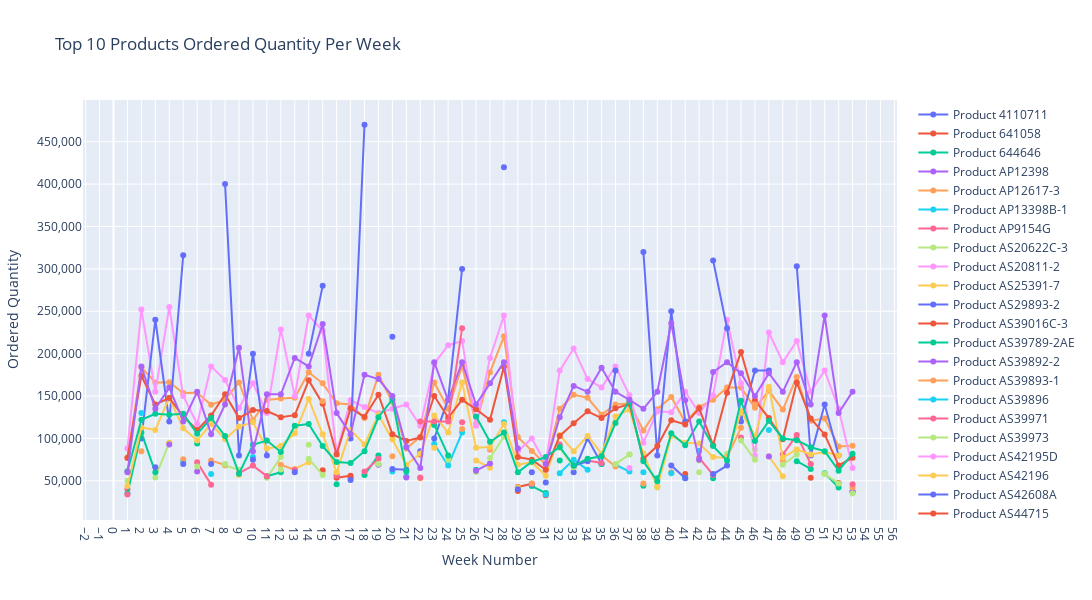

Write notebook code for a chart like this one.
### Code cell
weekly_data = unique_products.groupby(['Week Number', 'Product Number'])['Ordered Quantity'].sum().reset_index()

# Sort the data within each week by Ordered Quantity
weekly_data_sorted = weekly_data.sort_values(['Week Number', 'Ordered Quantity'], ascending=[True, False])

# Get the top 10 products per week
top_10_per_week = weekly_data_sorted.groupby('Week Number').head(10)

# Pivot the data to get Week Number on the x-axis and Ordered Quantity on the y-axis
pivot_data = top_10_per_week.pivot(index='Week Number', columns='Product Number', values='Ordered Quantity')


import plotly.graph_objects as go

# Initialize the figure
fig = go.Figure()

# Loop through each product number and plot the data
for product in pivot_data.columns:
    fig.add_trace(go.Scatter(
        x=pivot_data.index,
        y=pivot_data[product],
        mode='lines+markers',
        name=f'Product {product}'
    ))

# Update layout
fig.update_layout(
    title='Top 10 Products Ordered Quantity Per Week',
    xaxis_title='Week Number',
    yaxis_title='Ordered Quantity',
    xaxis=dict(tickmode='linear', tick0=1, dtick=1),  # Display ticks for each week number
    yaxis=dict(tickformat=','),
    height=600,
    width=1200
)

# Show the plot
fig.show()

### Figure 1 — Plotly figure (JSON) as saved in the notebook; plotly's stock layout.template omitted (floating-point values rounded to 4 significant figures)
{"data": [{"mode": "lines+markers", "name": "Product 4110711", "type": "scatter", "x": [1, 2, 3, 4, 5, 6, 7, 8, 9, 10, 11, 12, 13, 14, 15, 16, 17, 18, 19, 20, 21, 22, 23, 24, 25, 26, 27, 28, 29, 30, 31, 32, 33, 34, 35, 36, 37, 38, 39, 40, 41, 42, 43, 44, 45, 46, 47, 48, 49, 50, 51, 52, 53], "y": [null, null, null, null, null, null, null, null, null, null, null, null, null, null, null, null, null, null, null, null, null, 84900, null, null, null, null, null, null, null, null, null, null, null, null, null, null, null, null, null, null, null, null, null, null, null, null, null, null, null, null, null, null, null]}, {"mode": "lines+markers", "name": "Product 641058", "type": "scatter", "x": [1, 2, 3, 4, 5, 6, 7, 8, 9, 10, 11, 12, 13, 14, 15, 16, 17, 18, 19, 20, 21, 22, 23, 24, 25, 26, 27, 28, 29, 30, 31, 32, 33, 34, 35, 36, 37, 38, 39, 40, 41, 42, 43, 44, 45, 46, 47, 48, 49, 50, 51, 52, 53], "y": [null, null, null, null, null, null, null, null, null, null, null, null, null, null, null, 53633, 56089, null, null, null, null, null, null, null, null, null, null, null, 42669, 46615, null, null, null, null, null, null, null, null, null, null, 58211, null, null, null, null, null, null, null, null, 53549, null, 47506, null]}, {"mode": "lines+markers", "name": "Product 644646", "type": "scatter", "x": [1, 2, 3, 4, 5, 6, 7, 8, 9, 10, 11, 12, 13, 14, 15, 16, 17, 18, 19, 20, 21, 22, 23, 24, 25, 26, 27, 28, 29, 30, 31, 32, 33, 34, 35, 36, 37, 38, 39, 40, 41, 42, 43, 44, 45, 46, 47, 48, 49, 50, 51, 52, 53], "y": [null, null, null, null, null, null, null, null, null, null, null, null, null, null, null, 46102, null, null, null, null, null, null, null, null, null, null, null, null, null, 43865, 35543, null, null, null, null, null, null, 44173, null, null, 53431, null, null, null, null, null, null, null, null, null, 59070, 42094, null]}, {"mode": "lines+markers", "name": "Product AP12398", "type": "scatter", "x": [1, 2, 3, 4, 5, 6, 7, 8, 9, 10, 11, 12, 13, 14, 15, 16, 17, 18, 19, 20, 21, 22, 23, 24, 25, 26, 27, 28, 29, 30, 31, 32, 33, 34, 35, 36, 37, 38, 39, 40, 41, 42, 43, 44, 45, 46, 47, 48, 49, 50, 51, 52, 53], "y": [null, null, null, null, null, null, null, null, null, null, null, null, null, null, null, null, null, null, null, null, null, null, null, null, null, null, null, null, null, 46000, null, null, null, null, null, null, null, null, null, null, null, null, null, null, null, null, null, null, null, null, null, null, null]}, {"mode": "lines+markers", "name": "Product AP12617-3", "type": "scatter", "x": [1, 2, 3, 4, 5, 6, 7, 8, 9, 10, 11, 12, 13, 14, 15, 16, 17, 18, 19, 20, 21, 22, 23, 24, 25, 26, 27, 28, 29, 30, 31, 32, 33, 34, 35, 36, 37, 38, 39, 40, 41, 42, 43, 44, 45, 46, 47, 48, 49, 50, 51, 52, 53], "y": [77500, 183700, 166000, 166300, 153500, 154000, 139700, 145800, 166000, 121500, 145300, 147200, 148000, 178000, 165000, 141500, 140000, 124000, 175000, 143050, 88000, 102000, 165900, 135100, 185500, 117000, 178000, 220500, 101600, 85300, 69200, 135000, 151500, 148000, 128000, 140000, 141500, 109300, 134500, 149000, 119000, 137000, 145500, 160000, 160000, 136200, 156200, 134000, 172500, 121000, 123500, 90500, 91500]}, {"mode": "lines+markers", "name": "Product AP13398B-1", "type": "scatter", "x": [1, 2, 3, 4, 5, 6, 7, 8, 9, 10, 11, 12, 13, 14, 15, 16, 17, 18, 19, 20, 21, 22, 23, 24, 25, 26, 27, 28, 29, 30, 31, 32, 33, 34, 35, 36, 37, 38, 39, 40, 41, 42, 43, 44, 45, 46, 47, 48, 49, 50, 51, 52, 53], "y": [null, null, null, null, 73500, null, null, null, null, 78000, null, null, null, null, null, null, null, null, null, null, 55000, null, 93500, 68000, 107000, null, null, 119000, null, null, null, 59000, 75000, 63000, null, 69000, 61000, null, null, null, null, 85500, null, null, null, null, null, null, null, null, null, null, null]}, {"mode": "lines+markers", "name": "Product AP9154G", "type": "scatter", "x": [1, 2, 3, 4, 5, 6, 7, 8, 9, 10, 11, 12, 13, 14, 15, 16, 17, 18, 19, 20, 21, 22, 23, 24, 25, 26, 27, 28, 29, 30, 31, 32, 33, 34, 35, 36, 37, 38, 39, 40, 41, 42, 43, 44, 45, 46, 47, 48, 49, 50, 51, 52, 53], "y": [40000, null, null, null, null, null, null, null, null, null, null, null, null, null, null, null, null, null, null, null, null, null, null, null, null, null, null, null, null, null, null, null, null, null, null, null, null, null, null, null, null, null, null, null, null, null, null, null, null, null, null, null, null]}, {"mode": "lines+markers", "name": "Product AS20622C-3", "type": "scatter", "x": [1, 2, 3, 4, 5, 6, 7, 8, 9, 10, 11, 12, 13, 14, 15, 16, 17, 18, 19, 20, 21, 22, 23, 24, 25, 26, 27, 28, 29, 30, 31, 32, 33, 34, 35, 36, 37, 38, 39, 40, 41, 42, 43, 44, 45, 46, 47, 48, 49, 50, 51, 52, 53], "y": [50000, null, 54000, 95000, null, null, null, 68000, 63000, null, 53500, 78000, null, 92500, null, null, null, 57000, null, null, null, null, null, null, null, 60500, null, null, null, null, null, null, null, null, null, null, 81001, null, 42000, null, null, 60000, null, 82000, null, 87010, null, null, null, null, 58000, 47000, null]}, {"mode": "lines+markers", "name": "Product AS20811-2", "type": "scatter", "x": [1, 2, 3, 4, 5, 6, 7, 8, 9, 10, 11, 12, 13, 14, 15, 16, 17, 18, 19, 20, 21, 22, 23, 24, 25, 26, 27, 28, 29, 30, 31, 32, 33, 34, 35, 36, 37, 38, 39, 40, 41, 42, 43, 44, 45, 46, 47, 48, 49, 50, 51, 52, 53], "y": [88000, 252000, 155000, 255000, 150000, 117000, 185000, 169000, 136000, 165000, 130000, 228600, 150000, 245000, 227000, 83000, 145000, 137000, 130000, 135000, 140000, 115000, 188000, 210000, 215000, 115000, 195000, 245000, 85000, 100000, 70000, 180000, 206000, 170000, 160000, 185000, 151000, 95000, 132000, 131000, 155000, 130000, 151000, 240000, 165000, 80000, 225000, 190000, 215000, 155000, 180000, 135000, 65000]}, {"mode": "lines+markers", "name": "Product AS25391-7", "type": "scatter", "x": [1, 2, 3, 4, 5, 6, 7, 8, 9, 10, 11, 12, 13, 14, 15, 16, 17, 18, 19, 20, 21, 22, 23, 24, 25, 26, 27, 28, 29, 30, 31, 32, 33, 34, 35, 36, 37, 38, 39, 40, 41, 42, 43, 44, 45, 46, 47, 48, 49, 50, 51, 52, 53], "y": [null, null, null, 95000, null, null, null, null, 57000, null, null, null, 64000, 72000, null, null, null, null, null, null, null, null, 89000, null, null, 74000, 65531, null, 42000, null, null, null, null, null, null, null, null, null, null, null, null, null, null, null, null, null, 79000, 55500, null, null, null, null, null]}, {"mode": "lines+markers", "name": "Product AS29893-2", "type": "scatter", "x": [1, 2, 3, 4, 5, 6, 7, 8, 9, 10, 11, 12, 13, 14, 15, 16, 17, 18, 19, 20, 21, 22, 23, 24, 25, 26, 27, 28, 29, 30, 31, 32, 33, 34, 35, 36, 37, 38, 39, 40, 41, 42, 43, 44, 45, 46, 47, 48, 49, 50, 51, 52, 53], "y": [null, 100000, 240000, 120000, 316000, null, null, 400000, 80000, 200000, 80000, null, null, 200000, 280000, null, 100000, 470000, null, 220000, null, null, 100000, 146000, 300000, null, null, 420000, null, 60000, null, null, 60000, 100000, 70000, 180000, null, 320000, 80000, 250000, 120000, null, 310000, 230000, 120000, 180000, 180000, null, 303000, 80000, 140000, 80000, null]}, {"mode": "lines+markers", "name": "Product AS39016C-3", "type": "scatter", "x": [1, 2, 3, 4, 5, 6, 7, 8, 9, 10, 11, 12, 13, 14, 15, 16, 17, 18, 19, 20, 21, 22, 23, 24, 25, 26, 27, 28, 29, 30, 31, 32, 33, 34, 35, 36, 37, 38, 39, 40, 41, 42, 43, 44, 45, 46, 47, 48, 49, 50, 51, 52, 53], "y": [null, null, null, null, null, null, null, null, null, null, null, null, null, null, 62500, null, 54000, null, null, null, null, 81000, null, null, null, null, null, null, 38000, null, 33000, null, null, null, null, null, null, null, null, null, null, null, null, null, null, null, null, null, null, null, null, null, null]}, {"mode": "lines+markers", "name": "Product AS39789-2AE", "type": "scatter", "x": [1, 2, 3, 4, 5, 6, 7, 8, 9, 10, 11, 12, 13, 14, 15, 16, 17, 18, 19, 20, 21, 22, 23, 24, 25, 26, 27, 28, 29, 30, 31, 32, 33, 34, 35, 36, 37, 38, 39, 40, 41, 42, 43, 44, 45, 46, 47, 48, 49, 50, 51, 52, 53], "y": [35000, 106920, 60000, null, null, 94020, null, null, null, null, 55400, 60150, null, null, null, 57000, null, 57000, 80000, null, null, null, null, null, null, 63000, null, 104000, null, null, null, 74000, null, null, 70000, null, null, null, 53000, null, null, null, 53005, null, null, null, null, null, 73200, 64060, null, null, 37570]}, {"mode": "lines+markers", "name": "Product AS39892-2", "type": "scatter", "x": [1, 2, 3, 4, 5, 6, 7, 8, 9, 10, 11, 12, 13, 14, 15, 16, 17, 18, 19, 20, 21, 22, 23, 24, 25, 26, 27, 28, 29, 30, 31, 32, 33, 34, 35, 36, 37, 38, 39, 40, 41, 42, 43, 44, 45, 46, 47, 48, 49, 50, 51, 52, 53], "y": [null, null, null, 93000, null, 61000, null, null, null, null, null, null, null, null, null, null, null, null, 69000, null, 54000, null, null, null, null, 62000, 70531, null, null, null, null, null, null, null, null, null, null, null, null, null, null, null, null, null, null, null, 78700, null, null, null, null, null, 37000]}, {"mode": "lines+markers", "name": "Product AS39893-1", "type": "scatter", "x": [1, 2, 3, 4, 5, 6, 7, 8, 9, 10, 11, 12, 13, 14, 15, 16, 17, 18, 19, 20, 21, 22, 23, 24, 25, 26, 27, 28, 29, 30, 31, 32, 33, 34, 35, 36, 37, 38, 39, 40, 41, 42, 43, 44, 45, 46, 47, 48, 49, 50, 51, 52, 53], "y": [null, 85000, null, null, 75500, null, 73890, 68608, null, null, null, 69000, 63000, null, null, null, null, null, null, 79000, null, 53000, null, null, 111000, null, 86538, null, null, 47000, null, null, null, null, 80000, 67000, null, 47000, null, 60000, null, null, null, 78000, 112500, null, null, 74000, null, null, null, null, 42000]}, {"mode": "lines+markers", "name": "Product AS39896", "type": "scatter", "x": [1, 2, 3, 4, 5, 6, 7, 8, 9, 10, 11, 12, 13, 14, 15, 16, 17, 18, 19, 20, 21, 22, 23, 24, 25, 26, 27, 28, 29, 30, 31, 32, 33, 34, 35, 36, 37, 38, 39, 40, 41, 42, 43, 44, 45, 46, 47, 48, 49, 50, 51, 52, 53], "y": [null, null, null, null, null, null, 58000, null, null, null, null, null, null, null, null, null, null, null, null, 61000, null, null, null, null, null, null, null, null, null, null, 34000, null, null, null, null, null, null, 60000, null, 59000, null, null, null, null, null, null, null, null, null, null, null, null, null]}, {"mode": "lines+markers", "name": "Product AS39971", "type": "scatter", "x": [1, 2, 3, 4, 5, 6, 7, 8, 9, 10, 11, 12, 13, 14, 15, 16, 17, 18, 19, 20, 21, 22, 23, 24, 25, 26, 27, 28, 29, 30, 31, 32, 33, 34, 35, 36, 37, 38, 39, 40, 41, 42, 43, 44, 45, 46, 47, 48, 49, 50, 51, 52, 53], "y": [34000, null, null, null, null, 72000, 45500, null, 59000, 68000, 55500, null, 63000, null, null, 56000, null, 61000, 76000, null, null, 54000, null, null, 119000, null, null, null, null, null, null, 93000, null, 74000, 71000, null, null, null, null, null, null, 77000, 57000, null, 101000, null, null, 81000, 104000, 70000, null, null, 46000]}, {"mode": "lines+markers", "name": "Product AS39973", "type": "scatter", "x": [1, 2, 3, 4, 5, 6, 7, 8, 9, 10, 11, 12, 13, 14, 15, 16, 17, 18, 19, 20, 21, 22, 23, 24, 25, 26, 27, 28, 29, 30, 31, 32, 33, 34, 35, 36, 37, 38, 39, 40, 41, 42, 43, 44, 45, 46, 47, 48, 49, 50, 51, 52, 53], "y": [null, null, null, null, null, 67000, null, 70000, null, null, null, 63500, null, 76000, 57000, null, null, null, 70000, null, 68000, null, null, 75000, null, null, 77000, 102000, null, null, null, 89000, 66000, null, null, 70000, 81000, null, 44000, null, null, 74000, null, null, 97500, 75000, null, 69000, 81000, null, 58000, null, 35000]}, {"mode": "lines+markers", "name": "Product AS42195D", "type": "scatter", "x": [1, 2, 3, 4, 5, 6, 7, 8, 9, 10, 11, 12, 13, 14, 15, 16, 17, 18, 19, 20, 21, 22, 23, 24, 25, 26, 27, 28, 29, 30, 31, 32, 33, 34, 35, 36, 37, 38, 39, 40, 41, 42, 43, 44, 45, 46, 47, 48, 49, 50, 51, 52, 53], "y": [null, null, null, null, null, null, null, null, null, null, null, null, null, null, null, null, null, null, null, null, null, null, null, null, null, null, null, null, null, null, null, null, null, null, null, null, 65000, null, null, null, null, null, null, null, null, null, null, null, null, null, null, null, null]}, {"mode": "lines+markers", "name": "Product AS42196", "type": "scatter", "x": [1, 2, 3, 4, 5, 6, 7, 8, 9, 10, 11, 12, 13, 14, 15, 16, 17, 18, 19, 20, 21, 22, 23, 24, 25, 26, 27, 28, 29, 30, 31, 32, 33, 34, 35, 36, 37, 38, 39, 40, 41, 42, 43, 44, 45, 46, 47, 48, 49, 50, 51, 52, 53], "y": [44000, 113000, 110000, 148000, 112000, 97697, 117000, 99000, 114000, 119000, 88000, 91000, 106000, 146500, 105000, 60000, 110000, 93000, 128000, 99000, 69000, 82000, 127100, 107000, 166000, 89000, 90000, 117000, 69000, 72000, 56000, 104000, 85000, 103000, 82000, 126000, 134000, 82000, 43000, 103000, 95000, 94000, 78000, 77000, 132000, 103000, 161000, 77500, 87000, 81000, 84000, 80000, null]}, {"mode": "lines+markers", "name": "Product AS42608A", "type": "scatter", "x": [1, 2, 3, 4, 5, 6, 7, 8, 9, 10, 11, 12, 13, 14, 15, 16, 17, 18, 19, 20, 21, 22, 23, 24, 25, 26, 27, 28, 29, 30, 31, 32, 33, 34, 35, 36, 37, 38, 39, 40, 41, 42, 43, 44, 45, 46, 47, 48, 49, 50, 51, 52, 53], "y": [null, null, 66000, null, 70000, null, 70000, null, null, 75000, null, null, 60000, null, null, null, 51000, null, null, 64000, 63000, null, null, null, null, null, null, null, 40000, null, 48000, null, 68000, 73000, null, null, null, null, null, 68000, 53000, null, 58000, 68000, null, null, null, null, null, null, null, null, null]}, {"mode": "lines+markers", "name": "Product AS44715", "type": "scatter", "x": [1, 2, 3, 4, 5, 6, 7, 8, 9, 10, 11, 12, 13, 14, 15, 16, 17, 18, 19, 20, 21, 22, 23, 24, 25, 26, 27, 28, 29, 30, 31, 32, 33, 34, 35, 36, 37, 38, 39, 40, 41, 42, 43, 44, 45, 46, 47, 48, 49, 50, 51, 52, 53], "y": [77000, 174000, 140000, 147640, 126000, 110000, 127000, 152060, 124000, 133520, 132300, 125000, 127500, 168500, 140900, 81120, 135500, 125500, 151520, 105000, 97000, 101030, 150000, 124551, 145560, 134500, 122100, 184600, 78000, 75000, 63030, 103000, 118035, 132000, 124000, 135500, 140540, 76000, 91000, 121500, 116500, 135510, 92100, 154000, 202050, 145100, 124000, 99150, 166000, 123520, 104700, 68200, 77100]}, {"mode": "lines+markers", "name": "Product AS45341A", "type": "scatter", "x": [1, 2, 3, 4, 5, 6, 7, 8, 9, 10, 11, 12, 13, 14, 15, 16, 17, 18, 19, 20, 21, 22, 23, 24, 25, 26, 27, 28, 29, 30, 31, 32, 33, 34, 35, 36, 37, 38, 39, 40, 41, 42, 43, 44, 45, 46, 47, 48, 49, 50, 51, 52, 53], "y": [61300, 122000, 129000, 128000, 129000, 105500, 124000, 103000, 58500, 92500, 97500, 84000, 115000, 117000, 91000, 72200, 71000, 85000, 125000, 146000, 61000, null, 116000, 80000, null, 126000, 96000, 107000, 60000, 72500, 78000, 90000, 68000, 76000, 79000, 118150, 144000, 73000, 49500, 106200, 92000, 120000, 91000, 74000, 144500, 97000, 120800, 100000, 98000, 89600, 85000, 62000, 82000]}, {"mode": "lines+markers", "name": "Product AS45341B", "type": "scatter", "x": [1, 2, 3, 4, 5, 6, 7, 8, 9, 10, 11, 12, 13, 14, 15, 16, 17, 18, 19, 20, 21, 22, 23, 24, 25, 26, 27, 28, 29, 30, 31, 32, 33, 34, 35, 36, 37, 38, 39, 40, 41, 42, 43, 44, 45, 46, 47, 48, 49, 50, 51, 52, 53], "y": [60000, 185000, 135000, 160000, 120000, 155000, 105000, 140000, 207000, 85000, 152000, 152000, 195000, 185000, 235000, 130000, 105000, 175000, 170000, 150000, 90000, 65000, 190000, 145000, 190000, 140000, 165000, 190000, 88000, null, 70000, 125000, 162000, 155000, 183500, 155000, 145500, 135000, 155000, 236000, 145000, 75000, 178404, 190000, 177000, 150000, 177000, 155000, 190000, 140000, 245000, 130000, 155200]}, {"mode": "lines+markers", "name": "Product AX4256-1", "type": "scatter", "x": [1, 2, 3, 4, 5, 6, 7, 8, 9, 10, 11, 12, 13, 14, 15, 16, 17, 18, 19, 20, 21, 22, 23, 24, 25, 26, 27, 28, 29, 30, 31, 32, 33, 34, 35, 36, 37, 38, 39, 40, 41, 42, 43, 44, 45, 46, 47, 48, 49, 50, 51, 52, 53], "y": [null, null, null, null, null, null, null, null, null, null, null, null, null, null, 144000, null, null, null, null, null, null, null, null, null, null, null, null, null, null, null, null, null, null, null, null, null, null, null, null, null, null, null, null, null, null, 140000, null, null, null, null, null, null, null]}, {"mode": "lines+markers", "name": "Product AX4258", "type": "scatter", "x": [1, 2, 3, 4, 5, 6, 7, 8, 9, 10, 11, 12, 13, 14, 15, 16, 17, 18, 19, 20, 21, 22, 23, 24, 25, 26, 27, 28, 29, 30, 31, 32, 33, 34, 35, 36, 37, 38, 39, 40, 41, 42, 43, 44, 45, 46, 47, 48, 49, 50, 51, 52, 53], "y": [null, 130000, null, null, null, null, null, null, null, null, null, null, null, null, null, null, null, null, null, null, null, null, null, null, null, null, null, null, null, null, null, null, null, null, null, null, null, null, null, null, null, null, null, null, null, null, 110000, null, null, null, null, null, null]}, {"mode": "lines+markers", "name": "Product AX4826-1", "type": "scatter", "x": [1, 2, 3, 4, 5, 6, 7, 8, 9, 10, 11, 12, 13, 14, 15, 16, 17, 18, 19, 20, 21, 22, 23, 24, 25, 26, 27, 28, 29, 30, 31, 32, 33, 34, 35, 36, 37, 38, 39, 40, 41, 42, 43, 44, 45, 46, 47, 48, 49, 50, 51, 52, 53], "y": [null, null, null, null, null, null, null, null, null, null, null, null, null, null, null, null, null, null, null, null, null, 120000, 120000, 120000, 230000, null, null, null, null, null, null, null, null, null, null, null, null, null, null, null, null, null, null, null, null, null, null, null, null, null, null, null, null]}], "layout": {"height": 600, "title": {"text": "Top 10 Products Ordered Quantity Per Week"}, "width": 1200, "xaxis": {"dtick": 1, "tick0": 1, "tickmode": "linear", "title": {"text": "Week Number"}}, "yaxis": {"tickformat": ",", "title": {"text": "Ordered Quantity"}}}}
